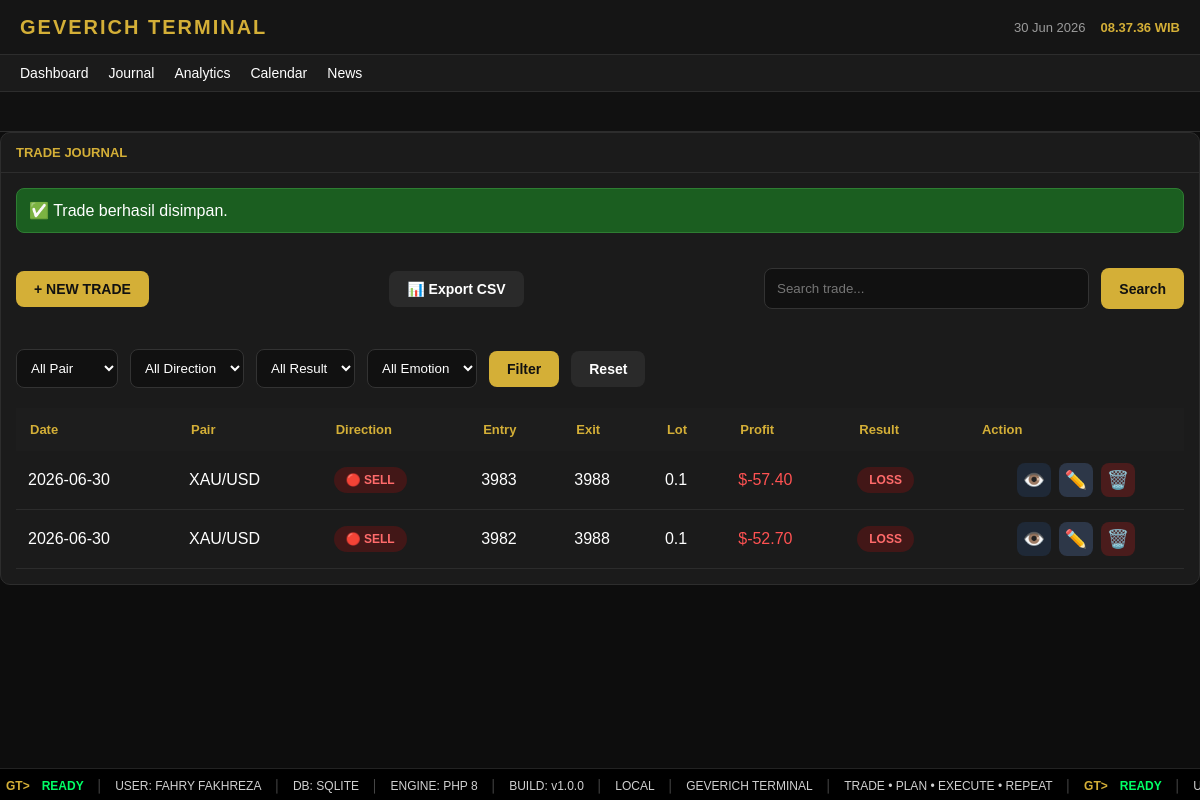
The app's page /?page=journal&success=1, older data.
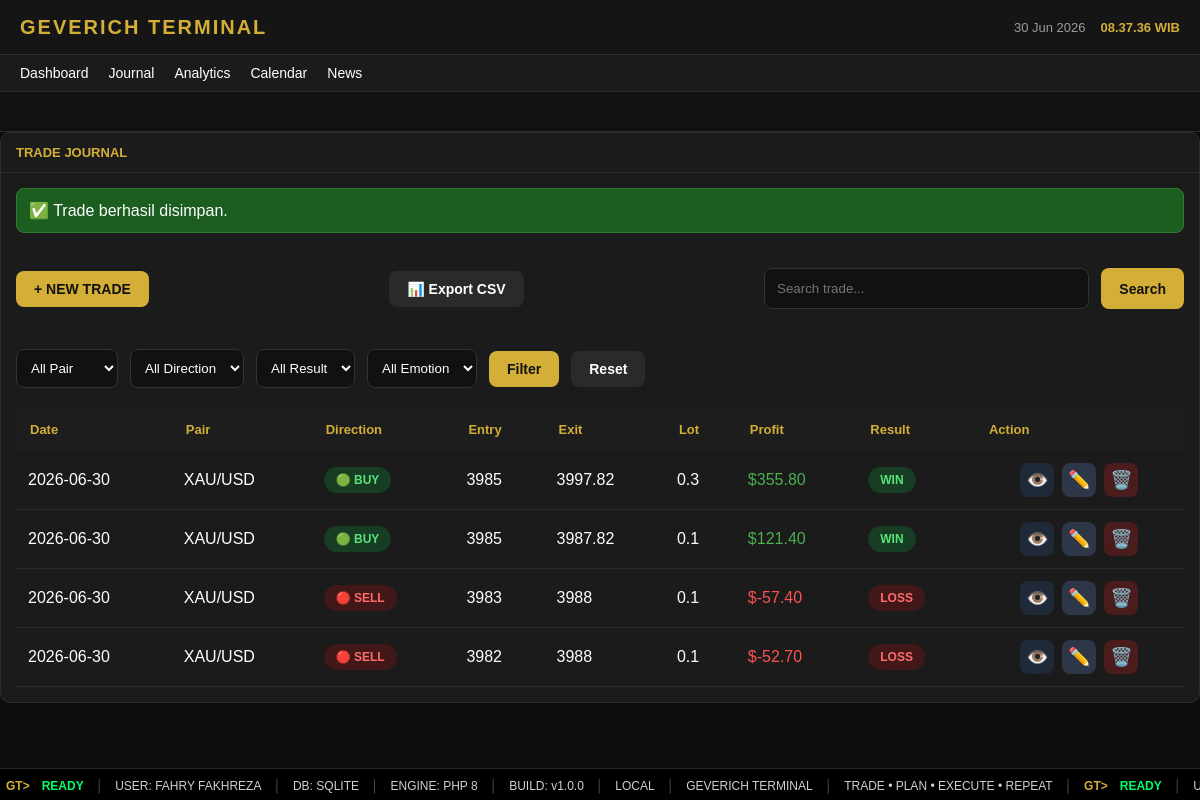
The same page, newer data.
### tables this page shows
CREATE TABLE trades (

id INTEGER PRIMARY KEY AUTOINCREMENT,

tanggal TEXT NOT NULL,

pair TEXT NOT NULL,

direction TEXT NOT NULL,

entry_price REAL NOT NULL,

sl REAL,

tp REAL,

exit_price REAL,

lot REAL,

profit_usd REAL DEFAULT 0,

hasil TEXT,

emotion TEXT,

note TEXT,

created_at DATETIME DEFAULT CURRENT_TIMESTAMP

);

### pages/journal.php (the view, shortened to what this page needs)
<?php
$db = getDB();
$sql = "SELECT * FROM trades WHERE 1=1";
$params = [];
$sql .= " ORDER BY tanggal DESC, id DESC";
$stmt = $db->prepare($sql);
$stmt->execute($params);
$trades = $stmt->fetchAll();
?>
<div class="card">
    <div class="panel-title">
        TRADE JOURNAL
    </div>
    <div class="panel-content">
        <?php if(isset($_GET['success'])): ?>
            <div class="success-box">
                ✅ Trade berhasil disimpan.
            </div>
        <?php endif; ?>
<div class="journal-header">
    <a href="?page=journal-create" class="btn btn-primary">
        + NEW TRADE
    </a>
   <a href="pages/export-csv.php" class="btn btn-secondary">
📊 Export CSV
</a>
    <form method="GET" class="journal-search">
        <input
            type="text"
            name="search"
            placeholder="Search trade..."
            value="<?= htmlspecialchars($_GET['search'] ?? '') ?>"
        >
        <button class="btn btn-primary">
            Search
        </button>
    </form>
</div>
    <form method="GET" class="journal-filter">
    <select name="pair">
        <option value="">All Pair</option>
    </select>
    <select name="direction">
    <option value="">All Direction</option>
</select>
<select name="hasil">
    <option value="">All Result</option>
</select>
<select name="emotion">
    <option value="">All Emotion</option>
</select>
    <button class="btn btn-primary">
        Filter
    </button>
    <a href="?page=journal" class="btn btn-secondary">
        Reset
    </a>
</form>
        <table class="trade-table">
            <thead>
            <tr>
                <th>Date</th>
                <th>Pair</th>
                <th>Direction</th>
                <th>Entry</th>
                <th>Exit</th>
                <th>Lot</th>
                <th>Profit</th>
                <th>Result</th>
                <th>Action</th>
            </tr>
            </thead>
            <tbody>
            <?php foreach($trades as $trade): ?>
            <tr>
                <td><?= $trade['tanggal'] ?></td>
                <td><?= $trade['pair'] ?></td>
<td>
<?php if($trade['direction']=="BUY"): ?>
<span class="badge badge-buy">
🟢 BUY
</span>
<?php else: ?>
<span class="badge badge-sell">
🔴 SELL
</span>
<?php endif; ?>
</td>
                <td><?= $trade['entry_price'] ?></td>
                <td><?= $trade['exit_price'] ?></td>
                <td><?= $trade['lot'] ?></td>
<td>
<?php
$profit=(float)$trade['profit_usd'];
?>
<span style="color:<?= $profit>=0 ? '#4caf50' : '#ff5252' ?>">
$<?= number_format($profit,2) ?>
</span>
</td>
                <td>
<?php
$class="badge-be";
if($trade['hasil']=="WIN"){
    $class="badge-win";
}
if($trade['hasil']=="LOSS"){
    $class="badge-loss";
}
?>
<span class="badge <?= $class ?>">
<?= $trade['hasil'] ?>
</span>
</td>
<td>
<div class="action-group">
<a href="?page=trade-view&id=<?= $trade['id'] ?>" class="action-btn view">
👁️
</a>
<a href="?page=trade-edit&id=<?= $trade['id'] ?>" class="action-btn edit">
✏️
</a>
<a href="pages/delete-trade.php?id=<?= $trade['id'] ?>"
class="action-btn delete"
onclick="return confirm('Yakin ingin menghapus trade ini?')">
🗑️
</a>
</div>
</td>
            </tr>
            <?php endforeach; ?>
            </tbody>
        </table>
    </div>
</div>

### includes/header.php (shortened to what this page needs)
<!DOCTYPE html>
<html lang="id">
<head>
<link rel="stylesheet" href="<?= BASE_URL ?>/assets/css/style.css">
</head>
<body>

### includes/navbar.php
<header class="topbar">
    <div class="logo">
        GEVERICH TERMINAL
    </div>
    <div class="topbar-right">
        <div id="todayDate"></div>
        <div id="clock"></div>
    </div>
</header>
<nav class="navbar">
<a href="?page=dashboard">Dashboard</a>
<a href="?page=journal">Journal</a>
<a href="?page=analytics">Analytics</a>
   <a href="?page=calendar">Calendar</a>
   <a href="?page=news">News</a>
</nav>

### includes/market-ticker.php (shortened to what this page needs)
<section class="market-ticker">
</section>

### index.php (shortened to what this page needs)
<?php
require_once 'includes/header.php';
require_once 'includes/navbar.php';
require_once 'includes/market-ticker.php';
$page = $_GET['page'] ?? 'dashboard';
switch ($page) {
    case 'journal':
        require 'pages/journal.php';
        break;
}
require_once 'includes/footer.php';

### includes/footer.php (shortened to what this page needs)
<footer class="terminal-status">
    <div class="ticker">
        <div class="ticker-content">
            <span class="gt">GT&gt;</span>
            <span class="ready">READY</span>
            <span class="sep">│</span>
            <span>USER: FAHRY FAKHREZA</span>
            <span class="sep">│</span>
            <span>DB: SQLITE</span>
            <span class="sep">│</span>
            <span>ENGINE: PHP 8</span>
            <span class="sep">│</span>
            <span>BUILD: v1.0.0</span>
            <span class="sep">│</span>
            <span>LOCAL</span>
            <span class="sep">│</span>
            <span>GEVERICH TERMINAL</span>
            <span class="sep">│</span>
            <span>TRADE • PLAN • EXECUTE • REPEAT</span>
            <span class="sep">│</span>
            <span class="gt">GT&gt;</span>
            <span class="ready">READY</span>
            <span class="sep">│</span>
            <span>USER: FAHRY FAKHREZA</span>
        </div>
    </div>
</footer>
</body>
</html>

### assets/css/style.css (style rules this page uses)
:root { --gold:#d4af37; --bg:#0d0d0d; --bg-panel:#151515; --bg-card:#1b1b1b; --border:#2d2d2d; --text:#ffffff; --text-muted:#9b9b9b; }
* { margin:0; padding:0; box-sizing:border-box; font-family:Arial, sans-serif; }
body { background:var(--bg); color:var(--text); padding-bottom:32px; }
.topbar { display:flex; justify-content:space-between; align-items:center; padding:0 20px; height:55px; background:var(--bg-panel); border-bottom:1px solid var(--border); }
.logo { font-size:20px; font-weight:bold; color:var(--gold); letter-spacing:2px; }
.topbar-right { display:flex; gap:15px; font-size:13px; color:var(--text-muted); }
#clock { color:var(--gold); font-weight:bold; }
.navbar { display:flex; gap:20px; padding:10px 20px; background:var(--bg-card); border-bottom:1px solid var(--border); }
.navbar a { color:var(--text); text-decoration:none; font-size:14px; }
.market-ticker { height:40px; display:flex; align-items:center; padding:0 15px; background:#111; border-bottom:1px solid var(--border); overflow:hidden; white-space:nowrap; }
.card { background:var(--bg-card); border:1px solid var(--border); border-radius:10px; overflow:hidden; }
.panel-title { padding:12px 15px; border-bottom:1px solid var(--border); color:var(--gold); font-weight:bold; font-size:13px; }
.panel-content { padding:15px; }
.success-box { background:#1b5e20; color:#fff; padding:12px; border-radius:8px; margin-bottom:15px; border:1px solid #2e7d32; }
.btn { display:inline-flex; align-items:center; justify-content:center; padding:10px 18px; border:none; border-radius:8px; font-size:14px; font-weight:600; text-decoration:none; cursor:pointer; transition:.25s; }
.btn-primary { background:#d4af37; color:#111; }
.btn-secondary { background:#2a2a2a; color:#fff; }
.journal-header { display:flex; justify-content:space-between; align-items:center; gap:20px; margin-bottom:20px; }
.journal-search { display:flex; gap:10px; width:420px; }
.journal-search input { flex:1; }
.trade-table { width:100%; border-collapse:collapse; }
.trade-table th { background:#1d1d1d; color:var(--gold); padding:14px; font-size:13px; text-align:left; }
.trade-table td { padding:12px; border-bottom:1px solid #2c2c2c; }
.journal-search { display:flex; gap:12px; margin:20px 0; }
.journal-search input { flex:1; padding:12px; background:#111; border:1px solid #333; color:white; border-radius:8px; }
.journal-filter { display:flex; gap:12px; margin-bottom:20px; align-items:center; }
.journal-filter select { padding:10px; background:#111; color:#fff; border:1px solid #333; border-radius:8px; }
.badge { display:inline-block; padding:6px 12px; border-radius:20px; font-size:12px; font-weight:bold; }
.badge-buy { background:#173d24; color:#58e37a; }
.badge-sell { background:#421717; color:#ff6b6b; }
.badge-win { background:#173d24; color:#58e37a; }
.badge-loss { background:#421717; color:#ff6b6b; }
.action-btn { display:inline-flex; justify-content:center; align-items:center; width:34px; height:34px; border-radius:8px; text-decoration:none; font-size:18px; transition:.2s; cursor:pointer; }
.action-group { display:flex; justify-content:center; align-items:center; gap:8px; }
.action-btn.view { background:#1f2937; }
.action-btn.edit { background:#2d3748; }
.action-btn.delete { background:#4a1c1c; }
.terminal-status { position:fixed; bottom:0; left:0; width:100%; height:32px; background:#000; border-top:1px solid #222; overflow:hidden; z-index:9999; display:flex; align-items:center; }
.ticker { width:100%; overflow:hidden; }
.ticker-content { display:inline-flex; align-items:center; white-space:nowrap; font-family:Consolas, monospace; font-size:12px; color:#d0d0d0; animation:bloombergTicker 35s linear infinite; }
.ticker-content span { padding:0 6px; }
.gt { color:#d4af37; font-weight:bold; }
.ready { color:#00ff66; font-weight:bold; }
.sep { color:#555; }

Row changes from the older to the newer data that the page shows:
added trades: tanggal "2026-06-30", pair "XAU/USD", direction "🟢 BUY", entry_price "3985", exit_price "3997.82", lot "0.3", profit_usd "355.80", hasil "WIN"
added trades: tanggal "2026-06-30", pair "XAU/USD", direction "🟢 BUY", entry_price "3985", exit_price "3987.82", lot "0.1", profit_usd "121.40", hasil "WIN"
